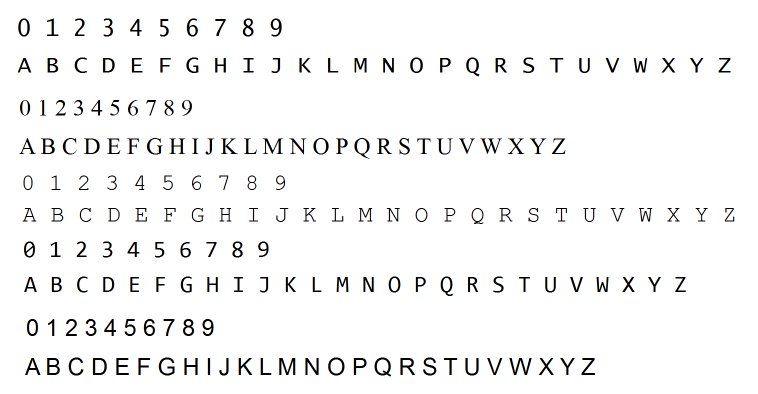
//> input picture Train/LetmeTry/Test.png, 1516 x 788 px (shown at 1/2 size)
$ ./LetmeTry   (built with g++ and OpenCV 4)
//> lines starting //> are read from the running program, lines starting //| are printed output that depends on the picture; after the words box and inside, x2 and y2 are one past the last pixel; in counts of white or black regions, pixels touching at a corner belong together
#include <stdio.h>
#include<opencv2/core/core.hpp>
#include<opencv2/highgui/highgui.hpp>
#include<opencv2/imgproc/imgproc.hpp>
#include<opencv2/ml/ml.hpp>
#include<iostream>
#include<vector>

using namespace std;
using namespace cv;

int main()
{
    Mat Gray_Image;
    Mat Blurred_Image;
    Mat Thresholded_Image;
    Mat matClassificationInts;
    Mat matTrainingImagesAsFlattenedFloats;
    vector<vector<Point>> Contours;
    vector<Vec4i> Hierarchy;

    vector<int> ValidChars;
    for (int i = 48; i <= 59; i++)
        ValidChars.push_back(i);
    for (int i = 65; i <= 90; i++)
        ValidChars.push_back(i);

    Mat Input_Image = imread("Test.png");
//> Input_Image is the input picture: 788 rows x 1516 cols, CV_8UC3; mean B, G, R 245.2, 245.2, 245.2

    cvtColor(Input_Image, Gray_Image, COLOR_BGR2GRAY);

    GaussianBlur(Gray_Image, Blurred_Image, Size(5, 5), 0);
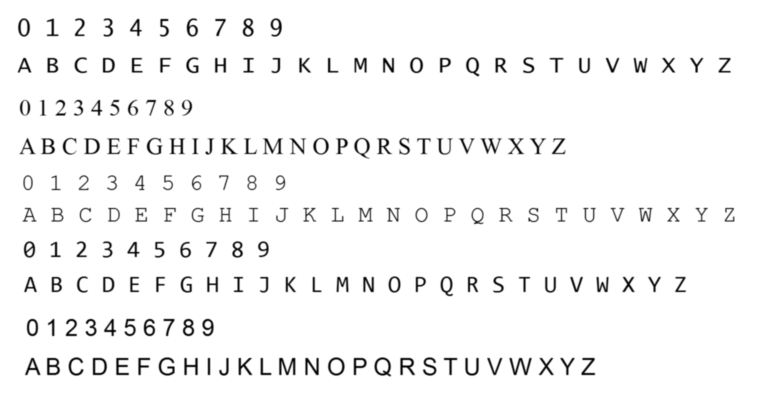
//> Blurred_Image: 788 rows x 1516 cols, CV_8UC1 (shown at 1/2 size); min 0, max 255, mean 245.2

    adaptiveThreshold(Blurred_Image, Thresholded_Image, 255, ADAPTIVE_THRESH_GAUSSIAN_C, THRESH_BINARY_INV, 11, 2);
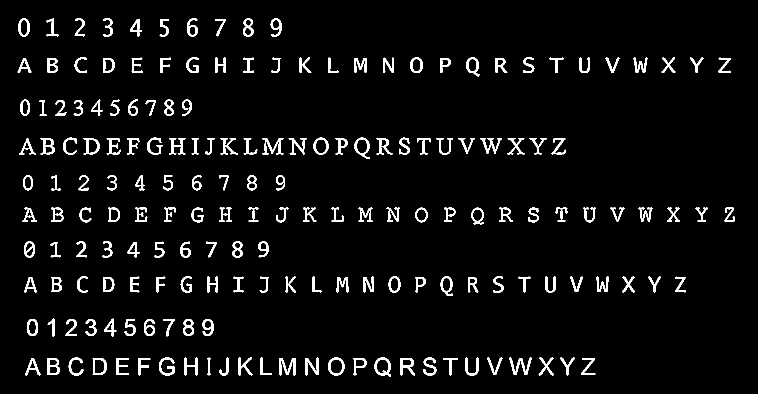
//> Thresholded_Image: 788 rows x 1516 cols, CV_8UC1 (shown at 1/2 size); 4.5% white; 180 white regions

    Mat Image_Copy = Thresholded_Image.clone();

    findContours(Image_Copy, Contours, Hierarchy, RETR_EXTERNAL, CHAIN_APPROX_SIMPLE);
//> Contours = 180 contours; largest, box (x1, y1, x2, y2) and area: (749, 715, 782, 753) 918, (656, 715, 689, 751) 908, (709, 275, 740, 318) 817, (185, 716, 214, 750) 805, (627, 275, 657, 310) 782

    for (int i = 0; i < Contours.size(); i++)
    {
        if (contourArea(Contours[i]) > 100)
        {
            Rect BoundingRect = boundingRect(Contours[i]);

            rectangle(Input_Image, BoundingRect, Scalar(0, 0, 255), 2);

            Mat matROI = Thresholded_Image(BoundingRect);

            Mat matROIResized;
            Mat Input_Resized;
            resize(matROI, matROIResized, Size(20, 30));
            resize(Input_Image, Input_Resized, Size(1350, 700));


            imshow("Input Image", Input_Resized);
            imshow("Character", matROIResized);
            int intChar = waitKey(0);

            if (intChar == 27)
                break;


            Mat matImageFloat;
            matROIResized.convertTo(matImageFloat, CV_32FC1);

            Mat matImageFlattenedFloat = matImageFloat.reshape(1, 1);
            matClassificationInts.push_back(intChar);
            matTrainingImagesAsFlattenedFloats.push_back(matImageFlattenedFloat);
        }
    }
//> this loop made 180 passes; the space key is pressed
//> BoundingRect on passes 1 to 12: Rect(1163, 716, 28, 34), Rect(887, 716, 28, 35), Rect(800, 716, 30, 35), Rect(707, 716, 26, 35), Rect(558, 716, 33, 35), Rect(276, 716, 25, 35), Rect(232, 716, 26, 34), Rect(185, 716, 29, 34), Rect(94, 716, 26, 34), Rect(50, 716, 31, 35), Rect(1120, 715, 30, 36), Rect(1077, 715, 31, 36)
//> pass 1, `Mat matROI = Thresholded_Image(BoundingRect);`:
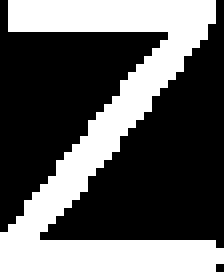
//> matROI: 34 rows x 28 cols, CV_8UC1 (shown 8 times larger); 37.3% white; 1 white region, box (x1, y1, x2, y2) and area: (0, 0, 28, 34) 355
//> pass 1, `resize(matROI, matROIResized, Size(20, 30));`:
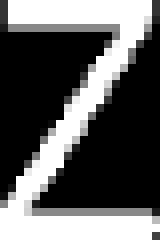
//> matROIResized: 30 rows x 20 cols, CV_8UC1 (shown 8 times larger); min 0, max 255, mean 95
//> pass 1, `resize(Input_Image, Input_Resized, Size(1350, 700));`:
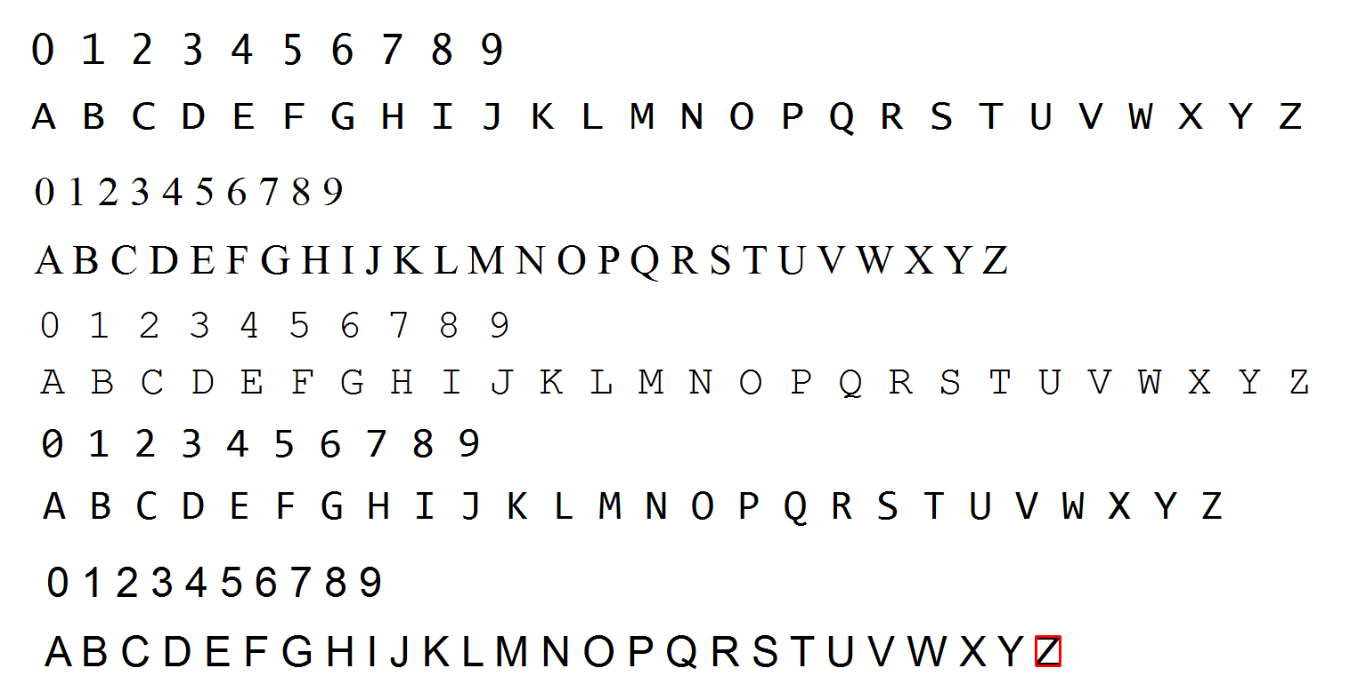
//> Input_Resized: 700 rows x 1350 cols, CV_8UC3; mean B, G, R 245.1, 245.1, 245.2
//> after the loop:
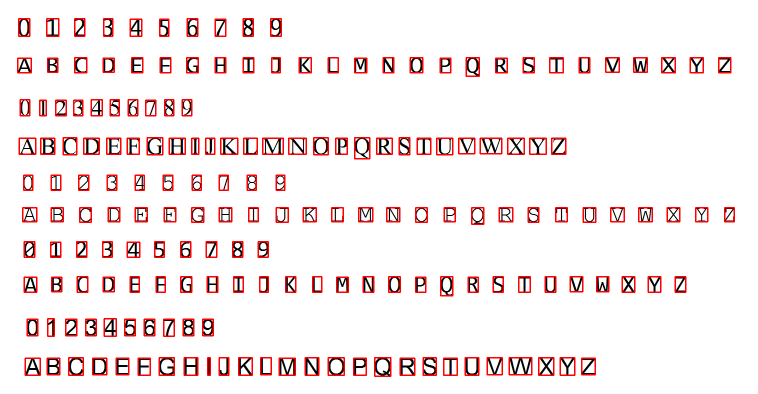
//> Input_Image: 788 rows x 1516 cols, CV_8UC3 (shown at 1/2 size); 4.92% of pixels changed, all inside (x1, y1, x2, y2) = (34, 36, 1470, 754)
//> after the loop:
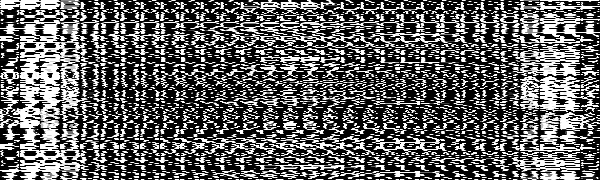
//> matTrainingImagesAsFlattenedFloats: 180 rows x 600 cols, CV_32FC1; min 0, max 255, mean 96.7
//> after the loop, matClassificationInts = 180 values from 32 to 32

    FileStorage fsClassifications("classifications.xml", FileStorage::WRITE);
    fsClassifications << "classifications" << matClassificationInts;
    fsClassifications.release();

    FileStorage fsTrainingImages("images.xml", FileStorage::WRITE);
    fsTrainingImages << "images" << matTrainingImagesAsFlattenedFloats;
    fsTrainingImages.release();

    waitKey(0);
    return(0);
}
